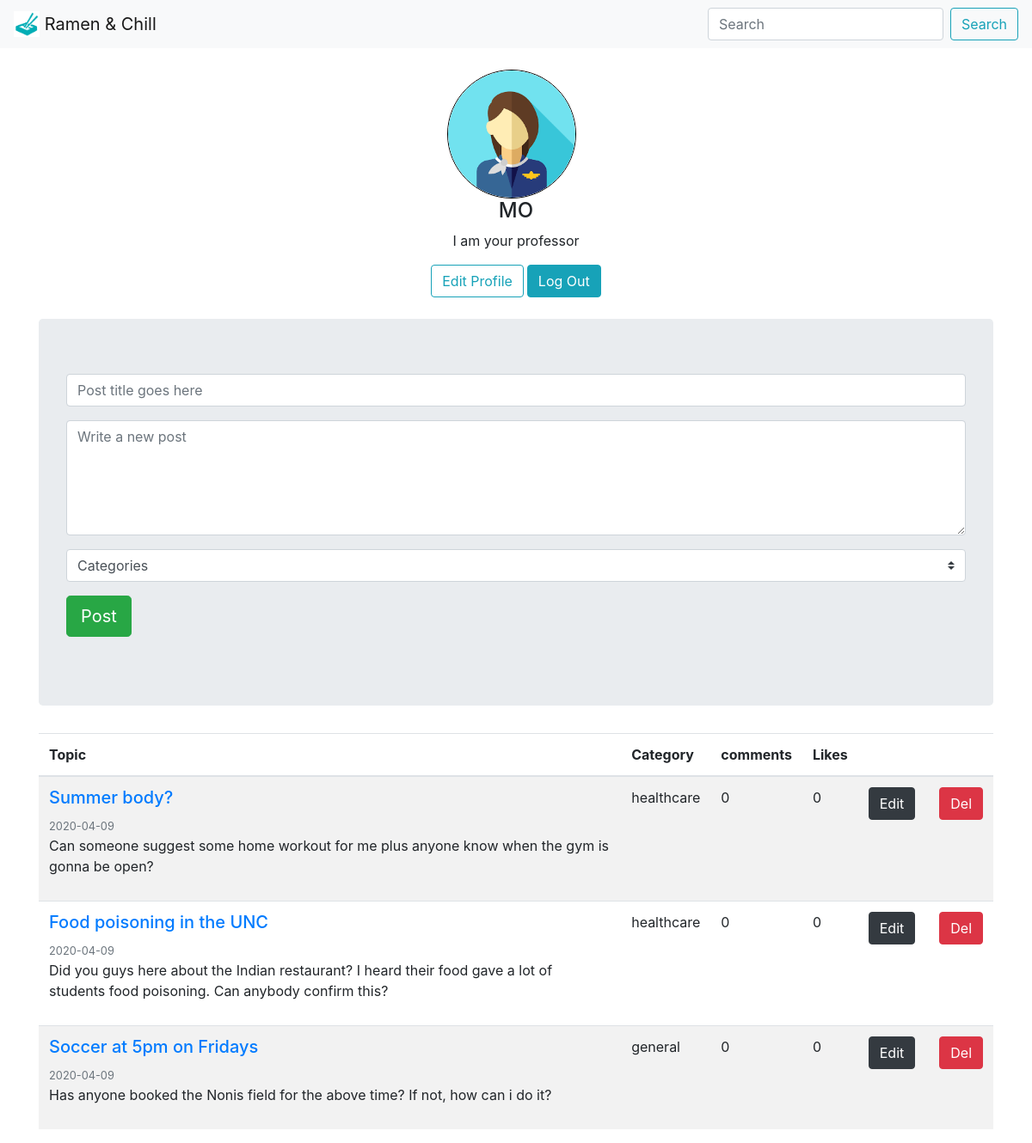
The app's page /profile.php (signed in) with its own data.
### tables this page shows
CREATE TABLE `user` (
  `username` varchar(20) NOT NULL,
  `password` varchar(255) NOT NULL,
  `email` varchar(50) NOT NULL,
  `Bio` varchar(100) NOT NULL,
  `image` longtext NOT NULL,
  `disabled` tinyint(1) NOT NULL DEFAULT 0
);

CREATE TABLE `post` (
  `postId` int(11) NOT NULL,
  `content` varchar(500) NOT NULL,
  `created` date NOT NULL DEFAULT current_timestamp(),
  `category` varchar(50) NOT NULL,
  `title` varchar(100) NOT NULL,
  `username` varchar(20) NOT NULL
);

### profile.php (the view, shortened to what this page needs)
<?php include 'includes/connect.php'; ?>
<?php
$user = $_SESSION["username"];
$sql1 = "SELECT bio, image FROM user WHERE username = '$user' ";
$result1 = $conn->query($sql1);
while ($row = $result1->fetch()) {
    $bio =  $row['bio'];
    $image = $row['image'];
}
$sql2 = "SELECT postId, content, created, category, title FROM post WHERE username = '$user'";
$result2 = $conn->query($sql2);
?>
<!doctype html>
<html lang="en">
<head>
    <link rel="stylesheet" href="css/profile.css">
    <link rel="stylesheet" href="https://stackpath.bootstrapcdn.com/bootstrap/4.3.1/css/bootstrap.min.css">
</head>
<body>
    <header>
        <nav class="navbar navbar-light bg-light">
            <a class="navbar-brand" href="home.php">
                <img src="img/logo.png" width="30" height="30" class="d-inline-block align-top" alt="logo">
                Ramen & Chill
            </a>
            <form action="search.php" method="GET" class="form-inline">
                <input class="form-control mr-sm-2" type="search" placeholder="Search" aria-label="Search" required>
                <button class="btn btn-outline-info my-2 my-sm-0" type="submit">Search</button>
            </form>
        </nav>
    </header>
    <div id="profileHead">
        <div class="container">
            <div class="row justify-content-center">
                <img <?php echo 'src="upload/'.$image.'"' ?>>
            </div>
            <div class="row justify-content-center text-center">
                <h4><?php echo strtoupper($user) ?></h4><br>
            </div>
            <div class="row justify-content-center text-center">
                <p><?php echo $bio ?></p>
            </div>
            <div class="row justify-content-center">
                <button type="button" class="btn btn-outline-info mr-1" data-toggle="modal" data-target="#myModal">Edit Profile</button>
                <a href="logout.php" class="btn btn-info">Log Out</a>
            </div>
        </div>
    </div>
    <div id="userPost">
        <div class="container">
            <div class="jumbotron">
                <form method="GET" action="makePost.php">
                    <div class="form-group">
                        <input name="title" class="form-control" maxlength="100" rows="5" placeholder="Post title goes here" required>
                    </div>
                    <div class="form-group">
                        <textarea name="content" class="form-control" maxlength="500" rows="5" placeholder="Write a new post" required></textarea>
                    </div>
                    <div class="form-group">
                        <select name="category" class="custom-select" required>
                            <option selected>Categories</option>
                        </select>
                    </div>
                    <div class="form-group">
                        <input type="submit" class="btn btn-success btn-lg" value="Post">
                    </div>
                </form>
            </div>
        </div>
    </div>
    <div id="main">
        <div class="container">
            <table class="table table-hover table-striped">
                <thead>
                    <tr>
                        <th>Topic</th>
                        <th>Category</th>
                        <th>comments</th>
                        <th>Likes</th>
                        <th></th>
                        <th></th>
                    </tr>
                </thead>
                <tbody>
                    <?php
                    while ($row = $result2->fetch()) {
                        $postTitle = $row['title'];
                        $postDate = $row['created'];
                        $postContent = $row['content'];
                        $postCategory = $row['category'];
                        $postId = $row['postId'];
                        $sql3 = "SELECT count(commentId) FROM comment AS commentCount WHERE postId = '$postId'";
                        $result3 = $conn->query($sql3);
                        $commentCount =  $result3->fetchColumn();
                        $sql4 = "SELECT count(postId) FROM isLiked AS likeCount WHERE postId = '$postId'";
                        $result4 = $conn->query($sql4);
                        $likeCount = $result4->fetchColumn();
                        echo '
                            <tr>
                                <td>
                                    <h5><a href="post.php?postId=' . $postId . '">' . $postTitle . '</a></h5>
                                    <small class="text-muted">' . $postDate . '</small>
                                    <p>' . $postContent . '</p>
                                </td>
                                <td>' . $postCategory . '</td>
                                <td>'. $commentCount .'</td>
                                <td>'. $likeCount .'</td>
                                <td>
                                    <a href="editPost.php?postId='.$postId.'" class="btn btn-dark mr-1">Edit</a>
                                </td>
                                <td>
                                    <a href="deletePost.php?postId='.$postId.'" class="btn btn-danger">Del</a>
                                </td>
                            </tr>
                            ';
                    }
                    ?>
                </tbody>
            </table>
        </div>
    </div>
</body>
</html>

### css/profile.css (style rules this page uses)
#profileHead img { width: 150px; height: 150px; border-radius: 50%; border: black 1px solid; margin-right: 10px; }
#profileHead { width: 80%; margin-top:25px; margin-left: auto; margin-right: auto; margin-bottom: 25px; }

### records on screen
user: image (picture), Bio "I am your professor"
post: title "Summer body?", created "2020-04-09", content "Can someone suggest some home workout for me plus anyone know when the gym is gonna be open?", category "healthcare", commentCount "0", likeCount "0"
post: title "Food poisoning in the UNC", created "2020-04-09", content "Did you guys here about the Indian restaurant? I heard their food gave a lot of students food poisoning. Can anybody confirm this?", category "healthcare", commentCount "0", likeCount "0"
post: title "Soccer at 5pm on Fridays", created "2020-04-09", content "Has anyone booked the Nonis field for the above time? If not, how can i do it?", category "general", commentCount "0", likeCount "0"

### other values on screen
$user "MO"
